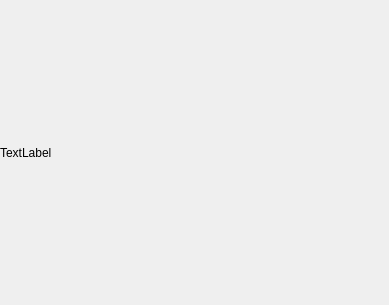
<?xml version="1.0" encoding="UTF-8"?>
<ui version="4.0">
 <class>PictureWidget</class>
 <widget class="QWidget" name="PictureWidget">
  <property name="geometry">
   <rect>
    <x>0</x>
    <y>0</y>
    <width>389</width>
    <height>305</height>
   </rect>
  </property>
  <property name="windowTitle">
   <string>Form</string>
  </property>
  <layout class="QVBoxLayout" name="verticalLayout">
   <property name="leftMargin">
    <number>0</number>
   </property>
   <property name="topMargin">
    <number>0</number>
   </property>
   <property name="rightMargin">
    <number>0</number>
   </property>
   <property name="bottomMargin">
    <number>0</number>
   </property>
   <item>
    <widget class="QLabel" name="lb_showImage">
     <property name="styleSheet">
      <string notr="true"/>
     </property>
     <property name="text">
      <string>TextLabel</string>
     </property>
     <property name="textFormat">
      <enum>Qt::PlainText</enum>
     </property>
    </widget>
   </item>
  </layout>
 </widget>
 <resources/>
 <connections/>
</ui>
